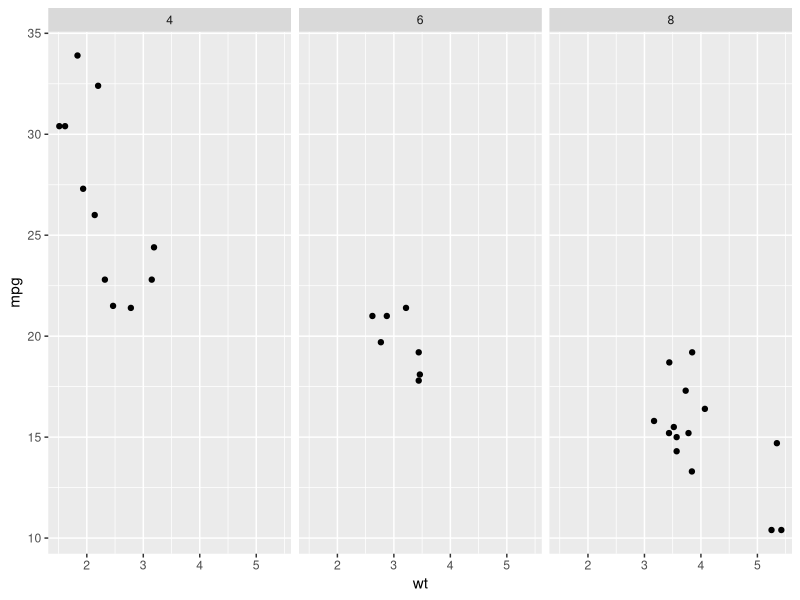
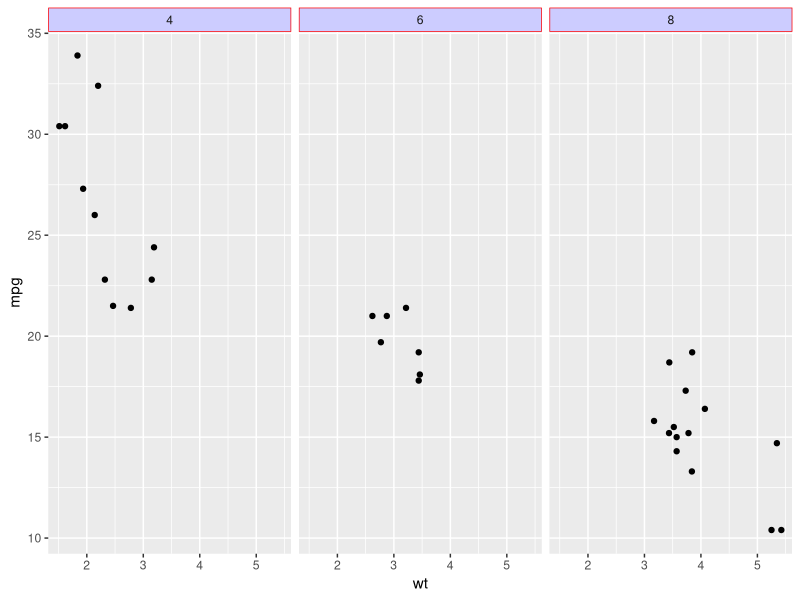
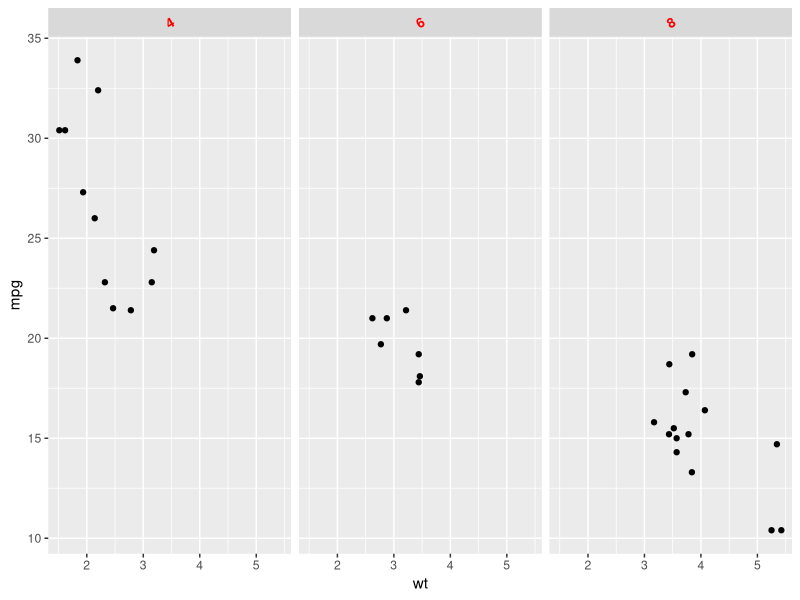
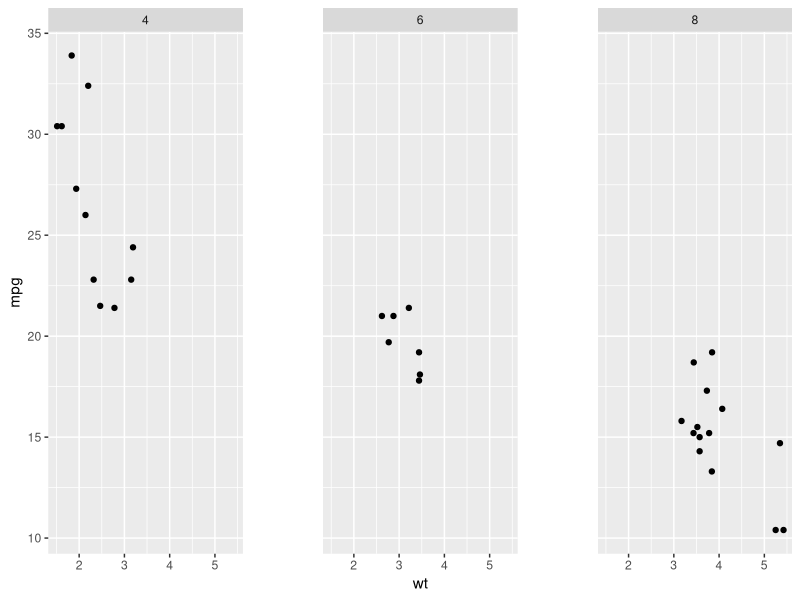

Source code (R) for these figures, in order: (Note: this script raises an error after producing the figures.)
## ---- chunk 1
knitr::opts_chunk$set( warning=FALSE, message=FALSE)
## ---- chunk 2

library(ggplot2)
 
# basic chart
basic=ggplot(mtcars, aes(wt, mpg)) +
    geom_point() +
    facet_wrap(~ cyl)
basic
 
## ---- chunk 3

# Change background
basic + theme(strip.background = element_rect(colour = "red", fill = alpha("blue",0.2) ))

## ---- chunk 4

# Change the text 
basic + theme(strip.text.x = element_text(colour = "red", face = "bold", size=10, angle=30))
 

## ---- chunk 5

# Change the space between parts:
basic + theme(panel.spacing = unit(4, "lines"))
## ---- chunk 6
htmltools::includeHTML("htmlChunkRelatedCorrelation.html")
